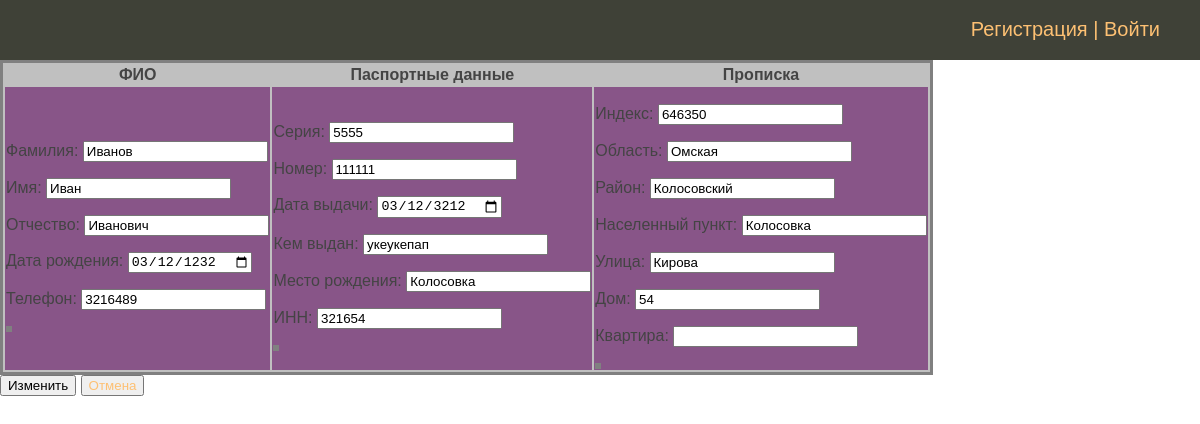
Page /person/person_mod/1/edit on the committed database.
### person/models.py (models this page shows, shortened)
class Person(models.Model):
    second_name = models.CharField(max_length=50, verbose_name='Фамилия')
    first_name = models.CharField(max_length=50, verbose_name='Имя')
    patronymic = models.CharField(max_length=50, blank=True, null=True, verbose_name='Отчество')
    date_of_bird = models.DateField(blank=True, null=True, verbose_name='Дата рождения')
    phone_number = models.IntegerField(blank=True, null=True, verbose_name='Телефон')
    residence_address = models.OneToOneField(ResidenceAddress, on_delete=models.CASCADE,
                                             blank=True, null=True, verbose_name='Адрес проживания')
    passport = models.OneToOneField(Passport, on_delete=models.CASCADE,
                                    blank=True, null=True, verbose_name='паспортные данные')
    class Meta:
        ordering = ['id']
        verbose_name = 'ФИО'
        verbose_name_plural = 'ФИО'

class Passport(models.Model):
    series = models.PositiveSmallIntegerField(verbose_name='Серия')
    number = models.PositiveIntegerField(verbose_name='Номер')
    date_of_issue = models.DateField(verbose_name='Дата выдачи')
    issued = models.CharField(max_length=250, blank=True, null=True, verbose_name='Кем выдан')
    address_birth = models.TextField(max_length=500, blank=True, null=True, verbose_name='Место рождения', default='Колосовка')
    inn = models.PositiveIntegerField(blank=True, null=True, verbose_name='ИНН')
    class Meta:
        ordering = ['id']
        verbose_name = 'Паспортные данные'
        verbose_name_plural = 'Паспортные данные'

class ResidenceAddress(models.Model):
    postcode = models.CharField(max_length=6, blank=True, null=True, verbose_name='Индекс', default='646350')
    region = models.CharField(max_length=100, blank=True, null=True, default='Омская', verbose_name='Область')
    district = models.CharField(max_length=50, blank=True, null=True, verbose_name='Район', default='Колосовский')
    locality = models.CharField(max_length=50, blank=True, null=True, verbose_name='Населенный пункт', default='Колосовка')
    street = models.CharField(max_length=50, blank=True, null=True, verbose_name='Улица', default='Кирова')
    house_number = models.PositiveSmallIntegerField(blank=True, null=True, verbose_name='Дом')
    apartment_number = models.PositiveSmallIntegerField(blank=True, null=True, verbose_name='Квартира')
    class Meta:
        ordering = ['id']
        verbose_name = 'Адрес проживания'
        verbose_name_plural = 'Адреса проживания'

### person/views.py (the view, shortened to what this page needs)
# urls.py: path('person_mod/<int:pk>/edit', views.PersonMod.as_view(), name='person_mod'),
class PersonMod(View):
    template_name = 'person/person_mod.html'
    model = Person
    def get(self, request, pk, *args, **kwargs):
        pers = get_object_or_404(Person, pk=pk)
        date_of_bird = str(pers.date_of_bird)
        date_of_issue = str(pers.passport.date_of_issue)
        form_person_mod = AddPerson(initial={'date_of_bird': date_of_bird}, instance=pers)
        form_passport_mod = AddPassport(initial={'date_of_issue': date_of_issue}, instance=pers.passport)
        form_residence_address_mod = AddResidenceAddress(instance=pers.residence_address)
        form = {'form_person_mod': form_person_mod,
                'form_passport_mod': form_passport_mod,
                'form_residence_address_mod': form_residence_address_mod,
                'pk': pk,
                'title': 'Добавить заявителя'}
        return render(request, self.template_name, context=form)

### person/forms.py
class AddPerson(forms.ModelForm):
    name = 'Паспорт'
    class Meta:
        model = Person
        fields = ['second_name', 'first_name', 'patronymic', 'date_of_bird', 'phone_number']
        widgets = {
            'date_of_bird': MyDateInput,
        }

class AddPassport(forms.ModelForm):
    class Meta:
        model = Passport
        fields = ['series', 'number', 'date_of_issue', 'issued', 'address_birth', 'inn']
        widgets = {
            'address_birth': forms.TextInput,
            'date_of_issue': MyDateInput,
        }

### person/templates/person/person_mod.html (shortened to what this page needs)
{% extends 'sobnushdi/base.html' %}
{% block content %}
<form action="{% url 'person_mod' pk=pk %}" method="post">
      <table bgcolor="silver">
        <tr>
            <th>ФИО</th>
            <th>Паспортные данные</th>
            <th>Прописка</th>
        </tr>
    <tr bgcolor="#858">
        <td>
            <table >
                {{ form_person_mod.as_p }}
            </table>
        </td>
        <td>
            <table>
                {{ form_passport_mod.as_p }}
            </table>
        </td>
        <td>
            <table>
                {{ form_residence_address_mod.as_p }}
            </table>
        </td>
    </tr>
    </table>
    <button type="submit">Изменить</button>
    <form action="{% url 'persons_list' %}" method="get">
        <button type="reset"><a href="{% url 'persons_list' %}">Отмена</a></button>
    </form>
</form>
{% endblock %}

### person/static/les/css/styles.css (style rules this page uses)
html, body { font-family: 'Arial'; margin: 0; padding: 0; height: 100%; width: 100%; color: #444; }
a { color: #fdc073; text-decoration: none; border: 1px }
table { border: 3px solid grey; }

### rows in the picture
Person: second_name "Иванов", first_name "Иван", patronymic "Иванович", date_of_bird "03/12/1232", phone_number "3216489"
Passport: series "5555", number "111111", date_of_issue "03/12/3212", issued "укеукепап", address_birth "Колосовка", inn "321654"
ResidenceAddress: postcode "646350", region "Омская", district "Колосовский", locality "Колосовка", street "Кирова", house_number "54"
